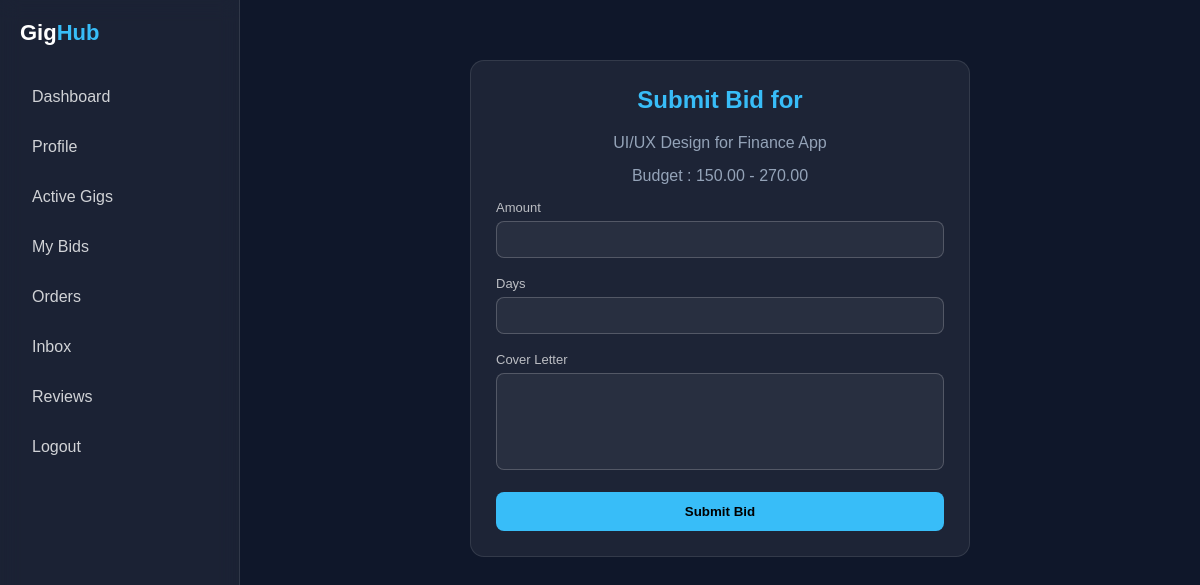
The page /bid/10/ (signed in) on the database its author committed.
### Client/models.py (models this page shows, shortened)
class Gig(models.Model):
    client = models.ForeignKey(User, on_delete=models.CASCADE)
    title = models.CharField(max_length=200)
    category = models.CharField(max_length=100)
    budget_min = models.DecimalField(max_digits=10, decimal_places=2)
    budget_max = models.DecimalField(max_digits=10, decimal_places=2)
    description = models.TextField()
    status = models.CharField(max_length=20,
    choices=[('OPEN', 'Open'),('ASSIGNED','Assigned'),('CLOSED', 'Closed')], default='OPEN')
    created_at = models.DateTimeField(auto_now_add=True)

### Freelancer/views.py (the view, shortened to what this page needs)
# urls.py: path('bid/<int:gig_id>/', views.submit_bid, name='submit_bid'),
@login_required(login_url='freelancerloginPage')
def submit_bid(request: HttpRequest, gig_id):
    gig = get_object_or_404(Gig, id=gig_id)
    error, success = None, None
    return render(request, 'submit_bid.html', {"gig": gig, "error": error, "success": success})

### Freelancer/templates/submit_bid.html (shortened to what this page needs)
{% extends 'based.html' %}
{% block content %}
<div class="main">
    <div class="card">
        <h2>Submit Bid for</h2>
        <p style="text-align:center; color:#94a3b8; margin-bottom:15px;">
            {{ gig.title }}
        </p>
        <p style="text-align:center; color:#94a3b8; margin-bottom:15px;"> Budget :
            {{ gig.budget_min }} - {{ gig.budget_max }}
        </p>
        <form method="POST">
            <label>Amount</label>
            <input type="number" name="amount" required>
            <label>Days</label>
            <input type="number" name="days" required>
            <label>Cover Letter</label>
            <textarea name="cover_letter" rows="5" required></textarea>
            <button type="submit">Submit Bid</button>
        </form>
    </div>
</div>
{% endblock %}

### static/css/style.css (style rules this page uses)
* { margin: 0; padding: 0; box-sizing: border-box; font-family: Arial, Helvetica, sans-serif; }
body { background: #0f172a; color: white; display: flex; min-height: 100vh; }
.main { flex: 1; padding: 30px; }

### Freelancer/templates/submit_bid.html (style rules this page uses)
.card { max-width: 500px; margin: 0 auto; background: rgba(255,255,255,0.06); border: 1px solid rgba(255,255,255,0.1); padding: 25px; border-radius: 14px; }
h2 { text-align: center; color: #38bdf8; margin-bottom: 20px; }
label { display: block; margin-bottom: 6px; color: rgba(255,255,255,0.7); font-size: 13px; }
input, textarea { width: 100%; padding: 10px; margin-bottom: 18px; border-radius: 8px; border: 1px solid rgba(255,255,255,0.2); background: rgba(255,255,255,0.05); color: white; outline: none; }
textarea { resize: none; }
button { width: 100%; padding: 12px; border: none; border-radius: 8px; background: #38bdf8; color: black; font-weight: bold; cursor: pointer; transition: 0.3s; }

### rows shown on the page
Gig: title "UI/UX Design for Finance App", budget_min "150.00", budget_max "270.00"
